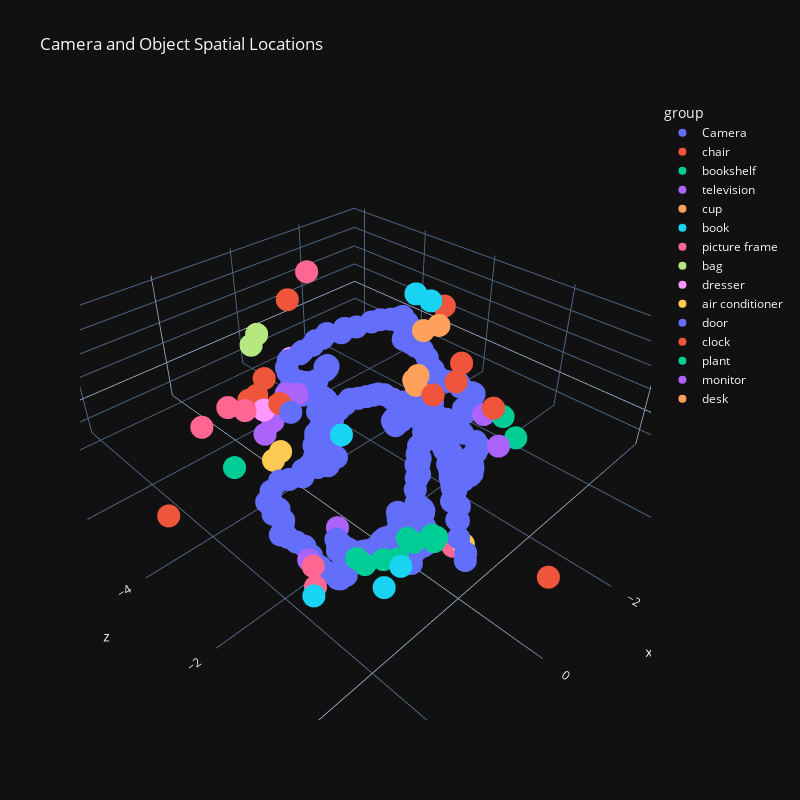

Here is the notebook cell this chart was saved with:
### Code cell
df_camera = pd.DataFrame(
    [camera["camera_to_world"][:3, 3] for camera in camera_data.values()], 
    columns=['x', 'y', 'z'])
df_objects = pd.DataFrame(obj_locations, columns=['x', 'y', 'z'])

df_camera['group'] = "Camera"
df_objects['group'] = pd.Series(obj_labels)
combined_df = pd.concat(
    [df_camera[['x', 'y', 'z', 'group']], 
     df_objects[['x', 'y', 'z', 'group']]], 
    ignore_index=True
)

fig = px.scatter_3d(combined_df,
                    x='x', 
                    y='z', 
                    z='y', 
                    color='group',
                    title="Camera and Object Spatial Locations",
                    width=800, height=800,
                    template='plotly_dark')
fig.show()

### Figure 1 — Plotly figure (JSON) as saved in the notebook; plotly's stock layout.template omitted (floating-point values rounded to 4 significant figures; data arrays with more than 128 entries replaced by an {"elided": "..."} marker saying what was removed)
{"data": [{"hovertemplate": "group=Camera<br>x=%{x}<br>z=%{y}<br>y=%{z}<extra></extra>", "legendgroup": "Camera", "marker": {"color": "#636efa", "symbol": "circle"}, "mode": "markers", "name": "Camera", "scene": "scene", "showlegend": true, "type": "scatter3d", "x": {"elided": "345 float values"}, "y": {"elided": "345 float values"}, "z": {"elided": "345 float values"}}, {"hovertemplate": "group=chair<br>x=%{x}<br>z=%{y}<br>y=%{z}<extra></extra>", "legendgroup": "chair", "marker": {"color": "#EF553B", "symbol": "circle"}, "mode": "markers", "name": "chair", "scene": "scene", "showlegend": true, "type": "scatter3d", "x": [-0.2444, -1.968, -2.122, -3.011, -5.55, -3.261, -0.383, -0.3526, -0.4488, -0.2438, -0.009313, -2.211], "y": [1.341, -1.804, -2.508, -2.668, -5.094, -8.075, -5.926, -5.586, -5.034, -4.703, -4.808, -1.219], "z": [0.4941, 1.998, 0.9327, 0.7378, 0.5708, 0.4864, -0.00106, 0.2974, 0.2905, 0.5829, 1.208, 1.23]}, {"hovertemplate": "group=bookshelf<br>x=%{x}<br>z=%{y}<br>y=%{z}<extra></extra>", "legendgroup": "bookshelf", "marker": {"color": "#00cc96", "symbol": "circle"}, "mode": "markers", "name": "bookshelf", "scene": "scene", "showlegend": true, "type": "scatter3d", "x": [-2.578, -2.941], "y": [-0.9172, -1.467], "z": [0.5462, 0.5518]}, {"hovertemplate": "group=television<br>x=%{x}<br>z=%{y}<br>y=%{z}<extra></extra>", "legendgroup": "television", "marker": {"color": "#ab63fa", "symbol": "circle"}, "mode": "markers", "name": "television", "scene": "scene", "showlegend": true, "type": "scatter3d", "x": [-2.14, -2.779, -0.7151, -0.8621, -0.5487, -0.1757, -0.1309, 0.6337], "y": [-0.9757, -1.79, -5.097, -4.938, -4.962, -4.868, -4.819, -4.047], "z": [0.5675, 0.5184, 0.3948, 0.3867, 0.2475, 0.1661, 0.1648, 0.6711]}, {"hovertemplate": "group=cup<br>x=%{x}<br>z=%{y}<br>y=%{z}<extra></extra>", "legendgroup": "cup", "marker": {"color": "#FFA15A", "symbol": "circle"}, "mode": "markers", "name": "cup", "scene": "scene", "showlegend": true, "type": "scatter3d", "x": [-2.481, -2.322, -2.272], "y": [-3.197, -3.164, -3.065], "z": [0.8871, 0.8657, 0.8177]}, {"hovertemplate": "group=book<br>x=%{x}<br>z=%{y}<br>y=%{z}<extra></extra>", "legendgroup": "book", "marker": {"color": "#19d3f3", "symbol": "circle"}, "mode": "markers", "name": "book", "scene": "scene", "showlegend": true, "type": "scatter3d", "x": [-5.192, -5.121, 2.392, 1.389, 1.269, -0.1115], "y": [-5.218, -5.614, -0.7837, -0.3734, -0.1707, -2.852], "z": [0.7904, 0.8535, 0.5125, 0.2089, 0.7213, 0.8963]}, {"hovertemplate": "group=picture frame<br>x=%{x}<br>z=%{y}<br>y=%{z}<extra></extra>", "legendgroup": "picture frame", "marker": {"color": "#FF6692", "symbol": "circle"}, "mode": "markers", "name": "picture frame", "scene": "scene", "showlegend": true, "type": "scatter3d", "x": [-3.615, 0.5974, 0.8199, 1.373, 1.875, 2.17, -0.411], "y": [-7.727, -4.646, -4.848, -4.901, -1.394, -1.008, -0.5076], "z": [1.213, 0.8691, 0.9458, 0.7651, 0.2525, 0.3425, -0.3301]}, {"hovertemplate": "group=bag<br>x=%{x}<br>z=%{y}<br>y=%{z}<extra></extra>", "legendgroup": "bag", "marker": {"color": "#B6E880", "symbol": "circle"}, "mode": "markers", "name": "bag", "scene": "scene", "showlegend": true, "type": "scatter3d", "x": [-2.152, -1.886], "y": [-7.912, -7.798], "z": [0.04508, -0.09194]}, {"hovertemplate": "group=dresser<br>x=%{x}<br>z=%{y}<br>y=%{z}<extra></extra>", "legendgroup": "dresser", "marker": {"color": "#FF97FF", "symbol": "circle"}, "mode": "markers", "name": "dresser", "scene": "scene", "showlegend": true, "type": "scatter3d", "x": [-0.06184, -2.866], "y": [-4.987, -7.611], "z": [0.3802, -0.7877]}, {"hovertemplate": "group=air conditioner<br>x=%{x}<br>z=%{y}<br>y=%{z}<extra></extra>", "legendgroup": "air conditioner", "marker": {"color": "#FECB52", "symbol": "circle"}, "mode": "markers", "name": "air conditioner", "scene": "scene", "showlegend": true, "type": "scatter3d", "x": [0.3385, 0.2357, -0.5009], "y": [-4.272, -4.167, -0.367], "z": [-0.2203, -0.01196, -0.2449]}, {"hovertemplate": "group=door<br>x=%{x}<br>z=%{y}<br>y=%{z}<extra></extra>", "legendgroup": "door", "marker": {"color": "#636efa", "symbol": "circle"}, "mode": "markers", "name": "door", "scene": "scene", "showlegend": true, "type": "scatter3d", "x": [0.0672, 0.1597, 0.1181, -0.08897, -0.2409], "y": [-3.989, -2.924, -2.976, -2.973, -3.284], "z": [0.8941, 0.3234, 0.3379, 0.345, 0.3344]}, {"hovertemplate": "group=clock<br>x=%{x}<br>z=%{y}<br>y=%{z}<extra></extra>", "legendgroup": "clock", "marker": {"color": "#EF553B", "symbol": "circle"}, "mode": "markers", "name": "clock", "scene": "scene", "showlegend": true, "type": "scatter3d", "x": [3.103], "y": [-3.26], "z": [0.8645]}, {"hovertemplate": "group=plant<br>x=%{x}<br>z=%{y}<br>y=%{z}<extra></extra>", "legendgroup": "plant", "marker": {"color": "#00cc96", "symbol": "circle"}, "mode": "markers", "name": "plant", "scene": "scene", "showlegend": true, "type": "scatter3d", "x": [1.979, 1.391, 1.337, 1.117, 1.046, 0.6591, 0.5643, 0.3268, 0.2945, 0.1842], "y": [-3.045, -0.9434, -0.8287, -0.6527, -0.4242, -0.5911, -0.5425, -0.3877, -0.3589, -0.3995], "z": [1.279, 0.3956, 0.3107, 0.3854, 0.5204, 0.5512, 0.4328, 0.5295, 0.3874, 0.3677]}, {"hovertemplate": "group=monitor<br>x=%{x}<br>z=%{y}<br>y=%{z}<extra></extra>", "legendgroup": "monitor", "marker": {"color": "#ab63fa", "symbol": "circle"}, "mode": "markers", "name": "monitor", "scene": "scene", "showlegend": true, "type": "scatter3d", "x": [1.813, 1.033], "y": [-1.569, -1.757], "z": [0.2144, 0.2299]}, {"hovertemplate": "group=desk<br>x=%{x}<br>z=%{y}<br>y=%{z}<extra></extra>", "legendgroup": "desk", "marker": {"color": "#FFA15A", "symbol": "circle"}, "mode": "markers", "name": "desk", "scene": "scene", "showlegend": true, "type": "scatter3d", "x": [-3.824, -3.576], "y": [-3.836, -4.034], "z": [1.216, 1.113]}], "layout": {"height": 800, "legend": {"title": {"text": "group"}, "tracegroupgap": 0}, "scene": {"domain": {"x": [0, 1], "y": [0, 1]}, "xaxis": {"title": {"text": "x"}}, "yaxis": {"title": {"text": "z"}}, "zaxis": {"title": {"text": "y"}}}, "title": {"text": "Camera and Object Spatial Locations"}, "width": 800}}
